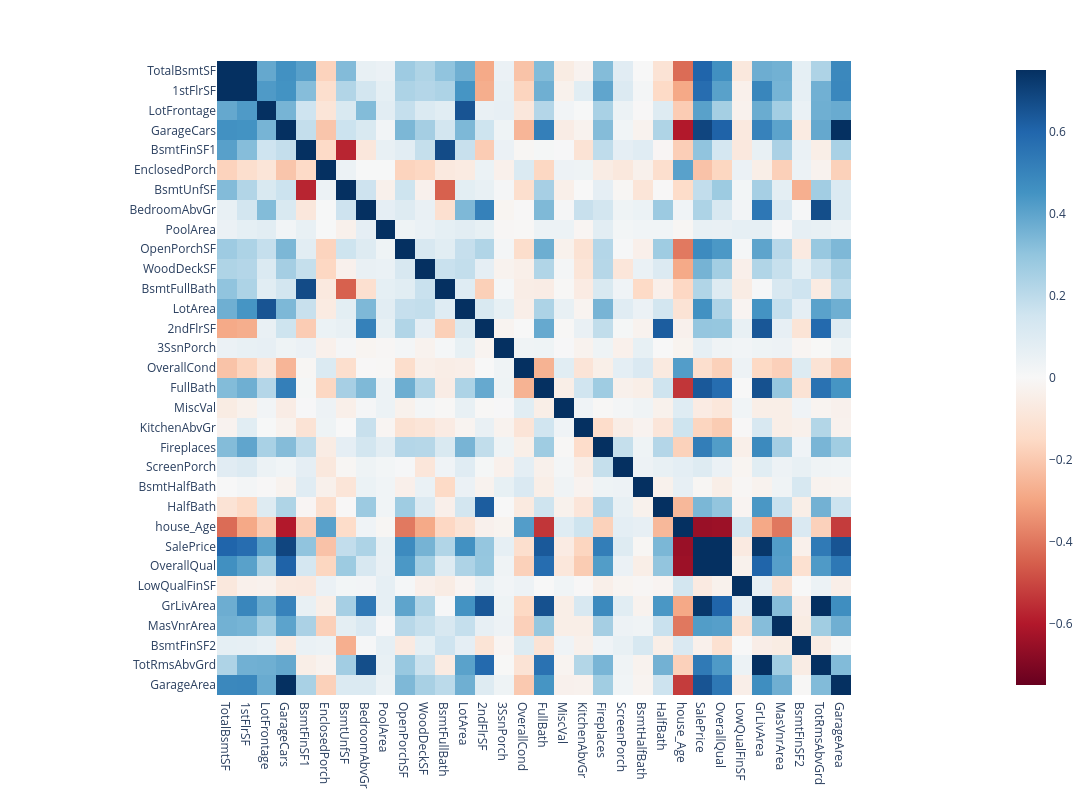

Notebook code cell kept with this figure:
### Code cell
px.imshow(corr_matrix,
                width=1200,height=800,
                color_continuous_scale=px.colors.sequential.RdBu , zmin=-.75,zmax=.75)

### Figure 1 — Plotly figure (JSON) as saved in the notebook; plotly's stock layout.template omitted (floating-point values rounded to 4 significant figures; data arrays with more than 128 entries replaced by an {"elided": "..."} marker saying what was removed)
{"data": [{"coloraxis": "coloraxis", "hovertemplate": "x: %{x}<br>y: %{y}<br>color: %{z}<extra></extra>", "name": "0", "type": "heatmap", "x": ["TotalBsmtSF", "1stFlrSF", "LotFrontage", "GarageCars", "BsmtFinSF1", "EnclosedPorch", "BsmtUnfSF", "BedroomAbvGr", "PoolArea", "OpenPorchSF", "WoodDeckSF", "BsmtFullBath", "LotArea", "2ndFlrSF", "3SsnPorch", "OverallCond", "FullBath", "MiscVal", "KitchenAbvGr", "Fireplaces", "ScreenPorch", "BsmtHalfBath", "HalfBath", "house_Age", "SalePrice", "OverallQual", "LowQualFinSF", "GrLivArea", "MasVnrArea", "BsmtFinSF2", "TotRmsAbvGrd", "GarageArea"], "xaxis": "x", "y": ["TotalBsmtSF", "1stFlrSF", "LotFrontage", "GarageCars", "BsmtFinSF1", "EnclosedPorch", "BsmtUnfSF", "BedroomAbvGr", "PoolArea", "OpenPorchSF", "WoodDeckSF", "BsmtFullBath", "LotArea", "2ndFlrSF", "3SsnPorch", "OverallCond", "FullBath", "MiscVal", "KitchenAbvGr", "Fireplaces", "ScreenPorch", "BsmtHalfBath", "HalfBath", "house_Age", "SalePrice", "OverallQual", "LowQualFinSF", "GrLivArea", "MasVnrArea", "BsmtFinSF2", "TotRmsAbvGrd", "GarageArea"], "yaxis": "y", "z": {"elided": "32x32 float values"}}], "layout": {"coloraxis": {"cmax": 0.75, "cmin": -0.75, "colorscale": [[0, "rgb(103,0,31)"], [0.1, "rgb(178,24,43)"], [0.2, "rgb(214,96,77)"], [0.3, "rgb(244,165,130)"], [0.4, "rgb(253,219,199)"], [0.5, "rgb(247,247,247)"], [0.6, "rgb(209,229,240)"], [0.7, "rgb(146,197,222)"], [0.8, "rgb(67,147,195)"], [0.9, "rgb(33,102,172)"], [1, "rgb(5,48,97)"]]}, "height": 800, "margin": {"t": 60}, "width": 1200, "xaxis": {"anchor": "y", "constrain": "domain", "domain": [0, 1], "scaleanchor": "y"}, "yaxis": {"anchor": "x", "autorange": "reversed", "constrain": "domain", "domain": [0, 1]}}}
